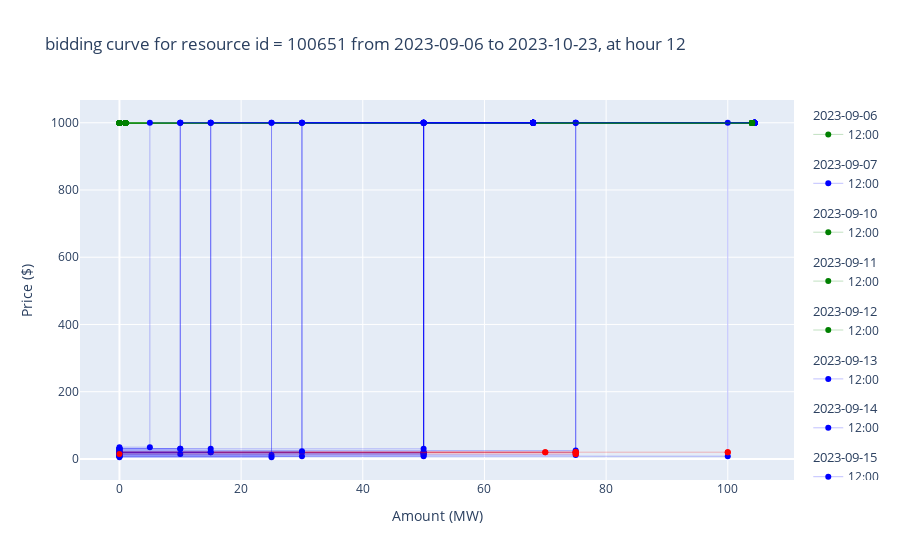

Notebook code cell kept with this figure:
### Markdown cell above
## Hypothesis Testing
check which cluster each bidding belongs to

### Code cell
validation_labels = kmeans.predict(df_valid_feat_scaled)
df_valid_feat_scaled['cluster_label'] = validation_labels

cluster_labels_valid = df_valid_feat_scaled[['cluster_label']].copy()

from draw_bid_curve import draw_bid_curves_for_multiple_days_2d
draw_bid_curves_for_multiple_days_2d(df_valid, HOUR, cluster_labels_valid)

### Figure 1 — Plotly figure (JSON) as saved in the notebook; plotly's stock layout.template omitted (floating-point values rounded to 4 significant figures)
{"data": [{"legendgroup": "2023-09-06", "legendgrouptitle": {"text": "2023-09-06"}, "line": {"color": "green", "width": 0.25}, "mode": "markers+lines", "name": "12:00", "type": "scatter", "x": [0, 1, 1, 104, 104], "y": [999.0, 999.0, 999, 999, 999]}, {"legendgroup": "2023-09-07", "legendgrouptitle": {"text": "2023-09-07"}, "line": {"color": "blue", "width": 0.25}, "mode": "markers+lines", "name": "12:00", "type": "scatter", "x": [0, 50, 50, 104.4, 104.4], "y": [15, 15, 1000, 1000, 1000]}, {"legendgroup": "2023-09-10", "legendgrouptitle": {"text": "2023-09-10"}, "line": {"color": "green", "width": 0.25}, "mode": "markers+lines", "name": "12:00", "type": "scatter", "x": [0, 1, 1, 104, 104], "y": [999.0, 999.0, 999, 999, 999]}, {"legendgroup": "2023-09-11", "legendgrouptitle": {"text": "2023-09-11"}, "line": {"color": "green", "width": 0.25}, "mode": "markers+lines", "name": "12:00", "type": "scatter", "x": [0, 1, 1, 104, 104], "y": [999.0, 999.0, 999, 999, 999]}, {"legendgroup": "2023-09-12", "legendgrouptitle": {"text": "2023-09-12"}, "line": {"color": "green", "width": 0.25}, "mode": "markers+lines", "name": "12:00", "type": "scatter", "x": [0, 1, 1, 104, 104], "y": [999.0, 999.0, 999, 999, 999]}, {"legendgroup": "2023-09-13", "legendgrouptitle": {"text": "2023-09-13"}, "line": {"color": "blue", "width": 0.25}, "mode": "markers+lines", "name": "12:00", "type": "scatter", "x": [0, 75, 75, 104.4, 104.4], "y": [25, 25, 1000, 1000, 1000]}, {"legendgroup": "2023-09-14", "legendgrouptitle": {"text": "2023-09-14"}, "line": {"color": "blue", "width": 0.25}, "mode": "markers+lines", "name": "12:00", "type": "scatter", "x": [0, 50, 50, 104.4, 104.4], "y": [20, 20, 1000, 1000, 1000]}, {"legendgroup": "2023-09-15", "legendgrouptitle": {"text": "2023-09-15"}, "line": {"color": "blue", "width": 0.25}, "mode": "markers+lines", "name": "12:00", "type": "scatter", "x": [0, 75, 75, 104.4, 104.4], "y": [20, 20, 1000, 1000, 1000]}, {"legendgroup": "2023-09-16", "legendgrouptitle": {"text": "2023-09-16"}, "line": {"color": "blue", "width": 0.25}, "mode": "markers+lines", "name": "12:00", "type": "scatter", "x": [0, 50, 50, 104.4, 104.4], "y": [20, 20, 1000, 1000, 1000]}, {"legendgroup": "2023-09-17", "legendgrouptitle": {"text": "2023-09-17"}, "line": {"color": "green", "width": 0.25}, "mode": "markers+lines", "name": "12:00", "type": "scatter", "x": [0, 1, 1, 104, 104], "y": [999.0, 999.0, 999, 999, 999]}, {"legendgroup": "2023-09-18", "legendgrouptitle": {"text": "2023-09-18"}, "line": {"color": "green", "width": 0.25}, "mode": "markers+lines", "name": "12:00", "type": "scatter", "x": [0, 1, 1, 104, 104], "y": [999.0, 999.0, 999, 999, 999]}, {"legendgroup": "2023-09-19", "legendgrouptitle": {"text": "2023-09-19"}, "line": {"color": "blue", "width": 0.25}, "mode": "markers+lines", "name": "12:00", "type": "scatter", "x": [0, 50, 50, 104.4, 104.4], "y": [18, 18, 1000, 1000, 1000]}, {"legendgroup": "2023-09-20", "legendgrouptitle": {"text": "2023-09-20"}, "line": {"color": "green", "width": 0.25}, "mode": "markers+lines", "name": "12:00", "type": "scatter", "x": [0, 1, 1, 104, 104], "y": [999.0, 999.0, 999, 999, 999]}, {"legendgroup": "2023-09-21", "legendgrouptitle": {"text": "2023-09-21"}, "line": {"color": "green", "width": 0.25}, "mode": "markers+lines", "name": "12:00", "type": "scatter", "x": [0, 1, 1, 104, 104], "y": [999.0, 999.0, 999, 999, 999]}, {"legendgroup": "2023-09-22", "legendgrouptitle": {"text": "2023-09-22"}, "line": {"color": "green", "width": 0.25}, "mode": "markers+lines", "name": "12:00", "type": "scatter", "x": [0, 1, 1, 104, 104], "y": [999.0, 999.0, 999, 999, 999]}, {"legendgroup": "2023-09-23", "legendgrouptitle": {"text": "2023-09-23"}, "line": {"color": "green", "width": 0.25}, "mode": "markers+lines", "name": "12:00", "type": "scatter", "x": [0, 1, 1, 104, 104], "y": [999.0, 999.0, 999, 999, 999]}, {"legendgroup": "2023-09-24", "legendgrouptitle": {"text": "2023-09-24"}, "line": {"color": "blue", "width": 0.25}, "mode": "markers+lines", "name": "12:00", "type": "scatter", "x": [0, 50, 50, 104.4, 104.4], "y": [18, 18, 1000, 1000, 1000]}, {"legendgroup": "2023-09-25", "legendgrouptitle": {"text": "2023-09-25"}, "line": {"color": "blue", "width": 0.25}, "mode": "markers+lines", "name": "12:00", "type": "scatter", "x": [0, 50, 50, 104.4, 104.4], "y": [18, 18, 1000, 1000, 1000]}, {"legendgroup": "2023-09-26", "legendgrouptitle": {"text": "2023-09-26"}, "line": {"color": "blue", "width": 0.25}, "mode": "markers+lines", "name": "12:00", "type": "scatter", "x": [0, 50, 50, 104.4, 104.4], "y": [12, 12, 1000, 1000, 1000]}, {"legendgroup": "2023-09-27", "legendgrouptitle": {"text": "2023-09-27"}, "line": {"color": "blue", "width": 0.25}, "mode": "markers+lines", "name": "12:00", "type": "scatter", "x": [0, 100, 100, 104.4, 104.4], "y": [8, 8, 1000, 1000, 1000]}, {"legendgroup": "2023-09-28", "legendgrouptitle": {"text": "2023-09-28"}, "line": {"color": "blue", "width": 0.25}, "mode": "markers+lines", "name": "12:00", "type": "scatter", "x": [0, 75, 75, 104.4, 104.4], "y": [12, 12, 1000, 1000, 1000]}, {"legendgroup": "2023-09-29", "legendgrouptitle": {"text": "2023-09-29"}, "line": {"color": "blue", "width": 0.25}, "mode": "markers+lines", "name": "12:00", "type": "scatter", "x": [0, 50, 50, 104.4, 104.4], "y": [8, 8, 1000, 1000, 1000]}, {"legendgroup": "2023-09-30", "legendgrouptitle": {"text": "2023-09-30"}, "line": {"color": "green", "width": 0.25}, "mode": "markers+lines", "name": "12:00", "type": "scatter", "x": [0, 1, 1, 104, 104], "y": [999.0, 999.0, 999, 999, 999]}, {"legendgroup": "2023-10-01", "legendgrouptitle": {"text": "2023-10-01"}, "line": {"color": "green", "width": 0.25}, "mode": "markers+lines", "name": "12:00", "type": "scatter", "x": [0, 1, 1, 104, 104], "y": [999.0, 999.0, 999, 999, 999]}, {"legendgroup": "2023-10-02", "legendgrouptitle": {"text": "2023-10-02"}, "line": {"color": "green", "width": 0.25}, "mode": "markers+lines", "name": "12:00", "type": "scatter", "x": [0, 1, 1, 104, 104], "y": [999.0, 999.0, 999, 999, 999]}, {"legendgroup": "2023-10-03", "legendgrouptitle": {"text": "2023-10-03"}, "line": {"color": "blue", "width": 0.25}, "mode": "markers+lines", "name": "12:00", "type": "scatter", "x": [0, 30, 30, 68, 68], "y": [8, 8, 1000, 1000, 1000]}, {"legendgroup": "2023-10-04", "legendgrouptitle": {"text": "2023-10-04"}, "line": {"color": "blue", "width": 0.25}, "mode": "markers+lines", "name": "12:00", "type": "scatter", "x": [0, 30, 30, 68, 68], "y": [23, 23, 1000, 1000, 1000]}, {"legendgroup": "2023-10-05", "legendgrouptitle": {"text": "2023-10-05"}, "line": {"color": "red", "width": 0.25}, "mode": "markers+lines", "name": "12:00", "type": "scatter", "x": [0, 75, 75], "y": [20, 20, 20]}, {"legendgroup": "2023-10-06", "legendgrouptitle": {"text": "2023-10-06"}, "line": {"color": "red", "width": 0.25}, "mode": "markers+lines", "name": "12:00", "type": "scatter", "x": [0, 75, 75], "y": [20, 20, 20]}, {"legendgroup": "2023-10-07", "legendgrouptitle": {"text": "2023-10-07"}, "line": {"color": "red", "width": 0.25}, "mode": "markers+lines", "name": "12:00", "type": "scatter", "x": [0, 70, 70], "y": [20, 20, 20]}, {"legendgroup": "2023-10-08", "legendgrouptitle": {"text": "2023-10-08"}, "line": {"color": "red", "width": 0.25}, "mode": "markers+lines", "name": "12:00", "type": "scatter", "x": [0, 100, 100], "y": [20, 20, 20]}, {"legendgroup": "2023-10-11", "legendgrouptitle": {"text": "2023-10-11"}, "line": {"color": "blue", "width": 0.25}, "mode": "markers+lines", "name": "12:00", "type": "scatter", "x": [0, 25, 25, 68, 68], "y": [12, 12, 1000, 1000, 1000]}, {"legendgroup": "2023-10-12", "legendgrouptitle": {"text": "2023-10-12"}, "line": {"color": "green", "width": 0.25}, "mode": "markers+lines", "name": "12:00", "type": "scatter", "x": [0, 1, 1, 104, 104], "y": [999.0, 999.0, 999, 999, 999]}, {"legendgroup": "2023-10-13", "legendgrouptitle": {"text": "2023-10-13"}, "line": {"color": "blue", "width": 0.25}, "mode": "markers+lines", "name": "12:00", "type": "scatter", "x": [0, 15, 15, 68, 68], "y": [20, 20, 1000, 1000, 1000]}, {"legendgroup": "2023-10-14", "legendgrouptitle": {"text": "2023-10-14"}, "line": {"color": "blue", "width": 0.25}, "mode": "markers+lines", "name": "12:00", "type": "scatter", "x": [0, 15, 15, 68, 68], "y": [20, 20, 1000, 1000, 1000]}, {"legendgroup": "2023-10-15", "legendgrouptitle": {"text": "2023-10-15"}, "line": {"color": "blue", "width": 0.25}, "mode": "markers+lines", "name": "12:00", "type": "scatter", "x": [0, 15, 15, 68, 68], "y": [30, 30, 1000, 1000, 1000]}, {"legendgroup": "2023-10-16", "legendgrouptitle": {"text": "2023-10-16"}, "line": {"color": "blue", "width": 0.25}, "mode": "markers+lines", "name": "12:00", "type": "scatter", "x": [0, 50, 50, 68, 68], "y": [30, 30, 1000, 1000, 1000]}, {"legendgroup": "2023-10-17", "legendgrouptitle": {"text": "2023-10-17"}, "line": {"color": "blue", "width": 0.25}, "mode": "markers+lines", "name": "12:00", "type": "scatter", "x": [0, 10, 10, 68, 68], "y": [15, 15, 1000, 1000, 1000]}, {"legendgroup": "2023-10-18", "legendgrouptitle": {"text": "2023-10-18"}, "line": {"color": "blue", "width": 0.25}, "mode": "markers+lines", "name": "12:00", "type": "scatter", "x": [0, 10, 10, 68, 68], "y": [30, 30, 1000, 1000, 1000]}, {"legendgroup": "2023-10-19", "legendgrouptitle": {"text": "2023-10-19"}, "line": {"color": "blue", "width": 0.25}, "mode": "markers+lines", "name": "12:00", "type": "scatter", "x": [0, 10, 10, 68, 68], "y": [30, 30, 1000, 1000, 1000]}, {"legendgroup": "2023-10-20", "legendgrouptitle": {"text": "2023-10-20"}, "line": {"color": "blue", "width": 0.25}, "mode": "markers+lines", "name": "12:00", "type": "scatter", "x": [0, 5, 5, 68, 68], "y": [35, 35, 1000, 1000, 1000]}, {"legendgroup": "2023-10-21", "legendgrouptitle": {"text": "2023-10-21"}, "line": {"color": "blue", "width": 0.25}, "mode": "markers+lines", "name": "12:00", "type": "scatter", "x": [0, 30, 30, 68, 68], "y": [20, 20, 1000, 1000, 1000]}, {"legendgroup": "2023-10-22", "legendgrouptitle": {"text": "2023-10-22"}, "line": {"color": "blue", "width": 0.25}, "mode": "markers+lines", "name": "12:00", "type": "scatter", "x": [0, 25, 25, 68, 68], "y": [5, 5, 1000, 1000, 1000]}, {"legendgroup": "2023-10-23", "legendgrouptitle": {"text": "2023-10-23"}, "line": {"color": "red", "width": 0.25}, "mode": "markers+lines", "name": "12:00", "type": "scatter", "x": [0, 75, 75], "y": [15, 15, 15]}], "layout": {"hovermode": "x unified", "title": {"text": "bidding curve for resource id = 100651 from 2023-09-06 to 2023-10-23, at hour 12"}, "xaxis": {"title": {"text": "Amount (MW)"}}, "yaxis": {"title": {"text": "Price ($)"}}}}
